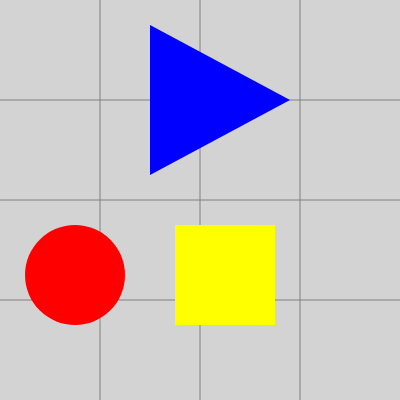
Frame 1 (no input)
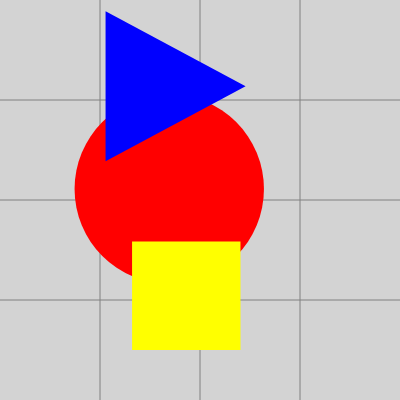
Frame 60 (no input)
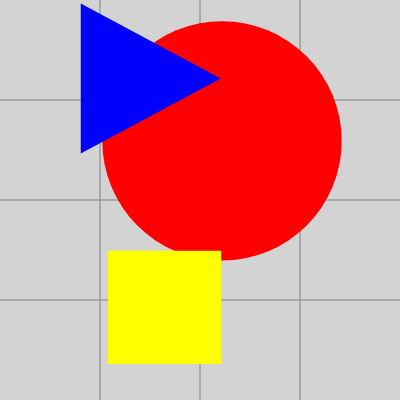
Frame 120 (the mouse pressed at the canvas centre since frame 60)

The p5.js sketch that drew these frames (run headless with seeded random() and noise() and a simulated clock; from frame 60 on, the mouse is pressed at the canvas centre):

// p5.js sketch
// ── sketch.js
/*

Animating the placment of the triangle

*/

'use strict'

// declare the variables for ellipse
let circleX, circleY, circleWidth, circleHeight;
let circleXNew, circleYNew, circleWidthNew, circleHeightNew, circleIsDone;

// declare the variables for rect
let squareX, squareY, squareWidth, squareHeight;
let squareXNew, squareYNew, squareWidthNew, squareHeightNew, squareIsDone;

// declare the variables for the parameters to triangle
let triangleX1, triangleY1, triangleX2, triangleY2, triangleX3, triangleY3;
let triangleCentreX, triangleCentreY, triangleScale, triangleCentreXNew, triangleCentreYNew, triangleIsDone;

// declare the variables for colour
let colours;

function setup() {
  createCanvas(400, 400);

  // assign initial values to the variables for ellipse
  circleX = 75;
  circleY = 275;
  circleWidth = 100;
  circleHeight = circleWidth;
  circleXNew = random(width);
  circleYNew = random(height);
  circleWidthNew = random(width);
  circleHeightNew = circleWidthNew;
  circleIsDone = false;

  // assign initial values to the variables for rect
  // adjust squareX and squareY to be the coordinates of the centre
  squareX = 175 + 100/2;
  squareY = 225 + 100/2;
  squareWidth = 100;
  squareHeight = squareWidth;
  squareXNew = random(width);
  squareYNew = random(height);
  squareWidthNew = random(width);
  squareHeightNew = squareWidthNew;
  squareIsDone = false;

  // assign initial values to the variables for triangle
  triangleX1 = 150;
  triangleY1 = 25;
  triangleX2 = 290;
  triangleY2 = 100;
  triangleX3 = 150;
  triangleY3 = 175;
  // calculate the centroid of the triangle
  triangleCentreX = (triangleX1 + triangleX2 + triangleX3)/3;
  triangleCentreY = (triangleY1 + triangleY2 + triangleY3)/3;
  // express the coordinates for the triangle in relationship to the centroid
  triangleX1 = triangleX1 - triangleCentreX;
  triangleY1 = triangleY1 - triangleCentreY;
  triangleX2 = triangleX2 - triangleCentreX;
  triangleY2 = triangleY2 - triangleCentreY;
  triangleX3 = triangleX3 - triangleCentreX;
  triangleY3 = triangleY3 - triangleCentreY;
  // set the initial size
  triangleScale = 1;
  // set the centroid for the new triangle
  triangleCentreXNew = random(width);
  triangleCentreYNew = random(height);
  triangleIsDone = false;

  // assign values to the variables for colour
  colours = ['red','yellow','blue'];

  rectMode(CENTER);
}

function draw() {
  background('lightgrey');

  drawGrid();

  // don't draw a line around the shapes
  strokeWeight(0);

  // draw the circle
  fill(colours[0]);
  ellipse(circleX, circleY, circleWidth, circleHeight);
  circleX += (circleXNew-circleX)/100;
  circleY += (circleYNew-circleY)/100;
  circleWidth += (circleWidthNew - circleWidth)/100;
  circleHeight = circleWidth;
  if (abs(circleXNew - circleX) < 1 && abs(circleYNew - circleY) < 1 && abs(circleWidthNew - circleWidth) < 1) {
    circleIsDone = true;
  }

  // draw the square
  fill(colours[1]);
  rect(squareX, squareY, squareWidth, squareHeight);
  squareX += (squareXNew-squareX)/100;
  squareY += (squareYNew-squareY)/100;
  squareWidth += (squareWidthNew - squareWidth)/100;
  squareHeight = squareWidth;
  if (abs(squareXNew - squareX) < 1 && abs(squareYNew - squareY) < 1 && abs(circleWidthNew - circleWidth) < 1) {
    squareIsDone = true;
  }

  // draw the triangle
  fill(colours[2]);
  push();
  translate(triangleCentreX,triangleCentreY);
//  scale(triangleScale);
  triangle(triangleX1, triangleY1, triangleX2, triangleY2, triangleX3, triangleY3);
  pop();
  triangleCentreX += (triangleCentreXNew - triangleCentreX)/100;
  triangleCentreY += (triangleCentreYNew - triangleCentreY)/100;
  if (abs(triangleCentreXNew - triangleCentreX) < 1 && abs(triangleCentreYNew - triangleCentreY) < 1) {
    triangleIsDone = true;
  }

  // if the shapes are in their new positions
  if (circleIsDone === true && squareIsDone === true && triangleIsDone === true) {
    // generate new parameter values and start again
    circleXNew = random(width);
    circleYNew = random(height);
    circleWidthNew = random(width);
    circleHeightNew = circleWidthNew;
    squareXNew = random(width);
    squareYNew = random(height);
    squareWidthNew = random(width);
    squareHeightNew = squareWidthNew;
    triangleCentreXNew = random(width);
    triangleCentreYNew = random(height);
    triangleScale = random(.1,3);
    colours = shuffle(colours);
    // reset the flags so the shapes will move to the new positions
    circleIsDone = false;
    squareIsDone = false;
    triangleIsDone = false;
  }
}

function drawGrid() {
  stroke('grey');
  strokeWeight(1);
  // draw a grid
  line(100, 0, 100, 400);
  line(200, 0, 200, 400);
  line(300, 0, 300, 400);
  line(0, 100, 400, 100);
  line(0, 200, 400, 200);
  line(0, 300, 400, 300);
}
